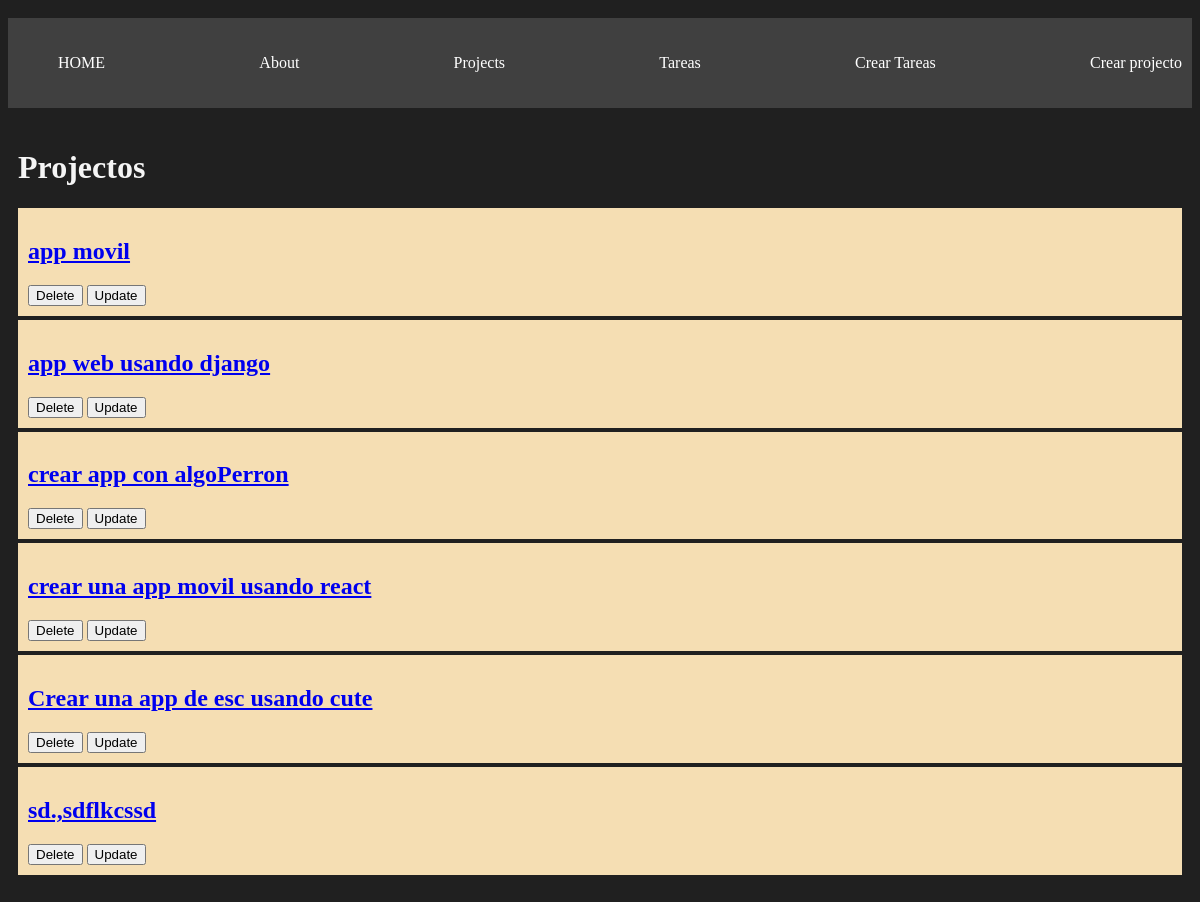
/projects/, run on the app's committed database.
### myapp/models.py (models this page shows, shortened)
class Project(models.Model):
    name = models.CharField(max_length=200)

### myapp/views.py (the view)
# urls.py: path('projects/', views.projects, name='projects'),
def projects(request):
    projects = Project.objects.all()
    return render(request, "project/projects.html", {"projects": projects})

### myapp/templates/project/projects.html
{% extends  'layouts/base.html' %}
{% block content %}
<h1> Projectos </h1>
{% for project in projects  %}
<div class= "card">
    <a href="{% url 'project_detail' project.id %}">
        <h2> {{project.name}} </h2>
    </a>
    <button>
        Delete
    </button>
    <button>
        Update
    </button>
</div>
{% endfor %}
{% endblock %}

### myapp/static/styles/main.css (style rules this page uses)
body { background: #202020; color: whitesmoke; padding: 10px 0px; }
.card { background: wheat; color: black; padding: 10px; margin-bottom: 4px; }

### data on the page
Project: name "app movil"
Project: name "app web usando django"
Project: name "crear app con algoPerron"
Project: name "crear una app movil usando react"
Project: name "Crear una app de esc usando cute"
Project: name "sd.,sdflkcssd"
